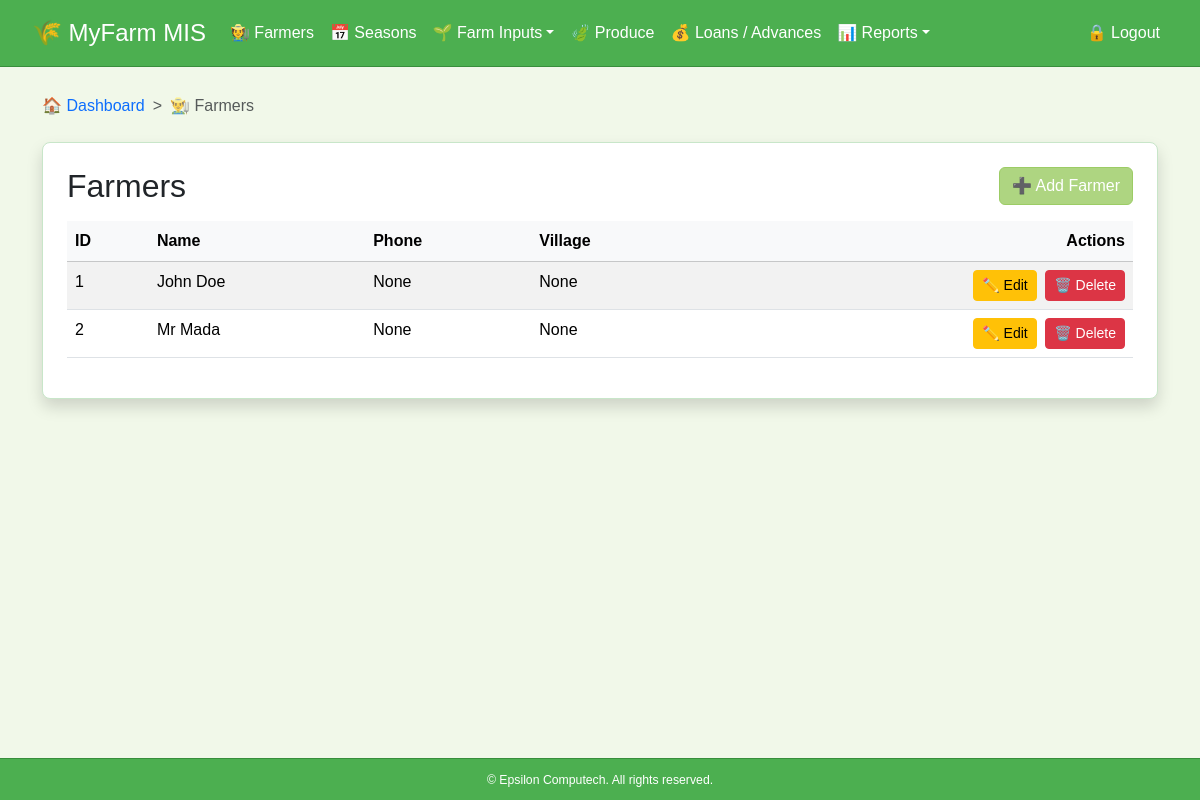
The page /farmers/ on the database its author committed.
### farmers/models.py (models this page shows, shortened)
class Farmer(models.Model):
    name = models.CharField(max_length=100)
    phone = models.CharField(max_length=20, blank=True, null=True)
    village = models.CharField(max_length=100, blank=True, null=True)
    registration_date = models.DateField(auto_now_add=True)

### farmers/views.py (the view)
# urls.py: path('farmers/', views.farmer_list, name='farmer_list'),
def farmer_list(request):
    farmers = Farmer.objects.all().order_by('name')
    breadcrumbs = [
        {'url': 'dashboard', 'name': 'Dashboard', 'icon': '🏠'},
        {'url': None, 'name': 'Farmers', 'icon': '👨‍🌾'},
    ]
    return render(request, 'farmers/farmer_list.html', {'farmers': farmers, 'breadcrumbs': breadcrumbs})

### farmers/context_processors.py (called while the page is built)
def season_context(request):
    season_id = request.GET.get("season")
    selected_season = None
    if season_id:
        selected_season = Season.objects.filter(id=season_id).first()
    if not selected_season:
        selected_season = Season.objects.order_by('-year').first()
    seasons = Season.objects.order_by('-year')
    return {
        "seasons": seasons,
        "selected_season": selected_season
    }

### farmers/templates/farmers/farmer_list.html (shortened to what this page needs)
{% extends "base.html" %}
{% block content %}
<div class="card shadow p-4 mt-4 datatable-card">
    <div class="d-flex justify-content-between align-items-center mb-3">
        <h2 class="mb-0">Farmers</h2>
        <a href="{% url 'farmer_create' %}" class="btn btn-primary">➕ Add Farmer</a>
    </div>
    <div class="table-responsive">
        <table class="table table-striped table-hover datatable" data-title="Farmers">
            <thead class="table-light">
                <tr>
                    <th>ID</th>
                    <th>Name</th>
                    <th>Phone</th>
                    <th>Village</th>
                    <th class="text-end">Actions</th>
                </tr>
            </thead>
            <tbody>
                {% for farmer in farmers %}
                <tr>
                    <td>{{ forloop.counter }}</td>
                    <td>{{ farmer.name }}</td>
                    <td>{{ farmer.phone }}</td>
                    <td>{{ farmer.village }}</td>
                    <td class="text-end">
                        <a href="{% url 'farmer_update' farmer.pk %}" class="btn btn-sm btn-warning me-1">✏️ Edit</a>
                        <a href="#"
                        class="btn btn-sm btn-danger"
                        data-bs-toggle="modal"
                        data-bs-target="#deleteModal"
                        data-item-name="{{ farmer.name }}"
                        data-delete-url="{% url 'farmer_delete' farmer.pk %}">
                        🗑️ Delete
                        </a>
                    </td>
                </tr>
                {% empty %}
                <tr>
                    <td colspan="5" class="text-center">No farmers found.</td>
                </tr>
                {% endfor %}
            </tbody>
        </table>
    </div>
</div>
{% endblock %}

### farmers/static/css/styles.css (style rules this page uses)
html, body { height: 100%; margin: 0; font-family: Arial, sans-serif; color: #333; display: flex; flex-direction: column; background-color: #F1F8E9; }
.card { background-color: #fff; border: 1px solid #c8e6c9; border-radius: 8px; box-shadow: 0 2px 5px rgba(0,0,0,0.1); position: relative; }
.btn-primary { background-color: #AED581; border-color: #9CCC65; }

### farmers/templates/base.html (style rules this page uses)
html, body { height: 100%; }
body { display: flex; flex-direction: column; }

### rows shown on the page
Farmer: name "John Doe", phone "None", village "None"
Farmer: name "Mr Mada", phone "None", village "None"

### other values the page prints
{{ crumb.icon }} "🏠"
{{ crumb.name }} "Dashboard"
{{ crumb.icon }} "👨‍🌾"
{{ crumb.name }} "Farmers"
